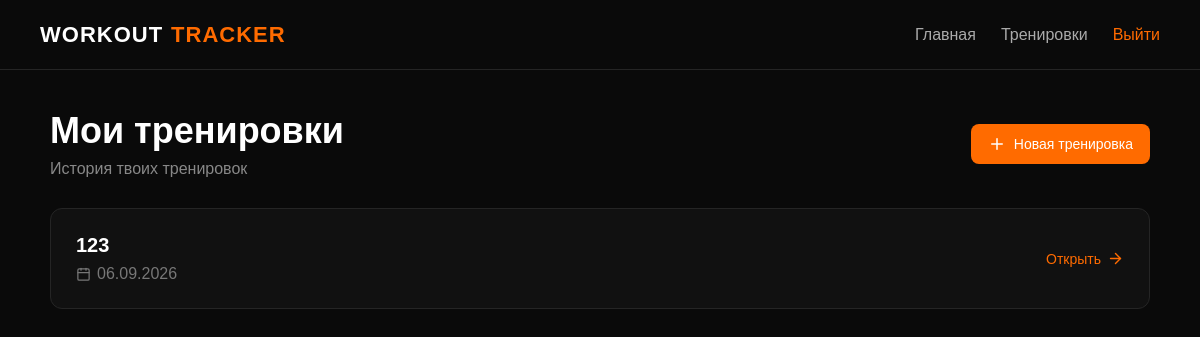
The page /workout/ (signed in) on the database as committed earlier.
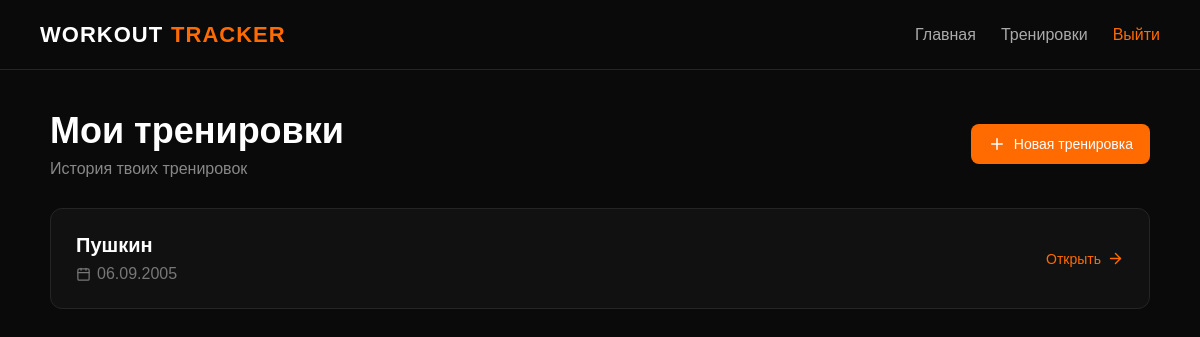
The same page on the database as committed later.
### workouts/models.py (models this page shows, shortened)
class Workout(models.Model):
    name = models.CharField(max_length=50)
    date = models.DateField()
    user = models.ForeignKey(User, on_delete=models.CASCADE)

### workouts/views.py (the view)
# urls.py: path('workout/', workout_list, name='workout_list'),
@login_required(login_url='login')
def workout_list(request):
    workouts = Workout.objects.filter(
        user=request.user
    ).order_by('-id')
    return render(request, 'workouts/workout_list.html', {'workouts': workouts})

### workouts/templates/workouts/workout_list.html (shortened to what this page needs)
{% extends 'workouts/base.html' %}
{% block content %}
<div class="home-container">
    <div class="page-header">
        <div>
            <h1>Мои тренировки</h1>
            <p class="page-subtitle">
                История твоих тренировок
            </p>
        </div>
        <a
            href="{% url 'workout_create' %}"
            class="button add-button"
        >
            <i data-lucide="plus"></i>
            Новая тренировка
        </a>
    </div>
    {% if workouts %}
        <div class="workout-list">
            {% for workout in workouts %}
                <div class="card workout-card">
                    <div class="workout-info">
                        <h2>{{ workout.name }}</h2>
                        <p class="workout-date">
                            <i data-lucide="calendar"></i>
                            {{ workout.date|date:"d.m.Y" }}
                        </p>
                    </div>
                    <a
                        href="{% url 'workout_detail' workout.id %}"
                        class="details-link"
                    >
                        Открыть
                        <i data-lucide="arrow-right"></i>
                    </a>
                </div>
            {% endfor %}
        </div>
    {% endif %}
</div>
{% endblock %}

Rows that differ between the two databases and show on the page:
removed Workout: name "123", date "06.09.2026"
added Workout: name "Пушкин", date "06.09.2005"
